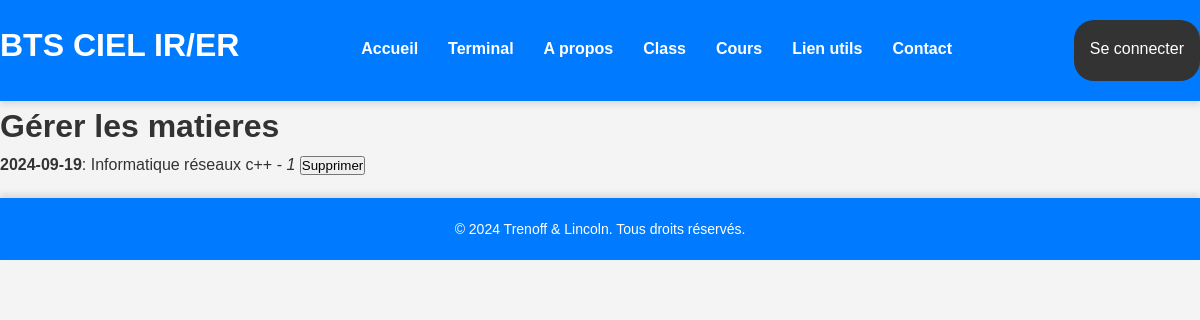
The app's page /admin/all_lessons with its own data.
### webapp/py/config/model.py (models this page shows, shortened)
class Matiere(db.Model):
    id = db.Column(db.Integer, primary_key=True)
    date = db.Column(db.Date, nullable=False)
    nomMatiere = db.Column(db.String(255), nullable=False)
    mainChemin = db.Column(db.String(200), nullable=False)
    idf = db.Column(db.String(50), nullable=False)

### webapp/admin.py (the view)
@administrator.route('/admin/all_lessons')
def all_lessons():
    matiere = Matiere.query.all()
    return render_template('./learning/all_lessons.html', matieres=matiere)

### webapp/app.py (called while the page is built)
@app.context_processor
def inject_functions():
    return dict(what_day_month=what_day_month)

### webapp/templates/learning/all_lessons.html
{% extends "base.html" %}
{% block content %}
<h1>Gérer les matieres</h1>
<ul>
    {% if matieres %}
        {% for matiere in matieres %}
            <li>
                <strong>{{ matiere.date }}</strong>: {{ matiere.nomMatiere }} - <em> {{matiere.id}} </em>
                <form action="{{ url_for('admin.delete_matiere', id=matiere.id) }}" method="post" style="display:inline;">
                    <button type="submit" onclick="return confirm('Êtes-vous sûr de vouloir supprimer cette leçon ?');">Supprimer</button>
                </form>
            </li>
        {% endfor %}
    {% else %}
        <li>Aucune leçon disponible.</li>
    {% endif %}
</ul>
{% endblock %}

### webapp/static/base_style.css (style rules this page uses)
* { margin: 0; padding: 0; box-sizing: border-box; font-family: 'Arial', sans-serif; }
body { line-height: 1.6; background: #f4f4f4; color: #333; }

### records on screen
Matiere: date "2024-09-19", nomMatiere "Informatique réseaux c++", id "1"
